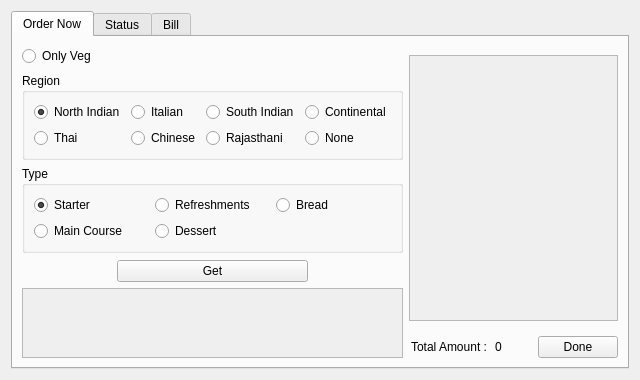
<?xml version="1.0" encoding="UTF-8"?>
<ui version="4.0">
 <class>Form</class>
 <widget class="QWidget" name="Form">
  <property name="geometry">
   <rect>
    <x>0</x>
    <y>0</y>
    <width>640</width>
    <height>360</height>
   </rect>
  </property>
  <property name="windowTitle">
   <string>Form</string>
  </property>
  <layout class="QVBoxLayout" name="verticalLayout">
   <item>
    <widget class="QTabWidget" name="tabWidget">
     <property name="currentIndex">
      <number>0</number>
     </property>
     <widget class="QWidget" name="tab">
      <attribute name="title">
       <string>Order Now</string>
      </attribute>
      <layout class="QHBoxLayout" name="horizontalLayout" stretch="1,1">
       <item>
        <layout class="QVBoxLayout" name="verticalLayout_5" stretch="1,4,1,8,1,8,1,4,1,60">
         <item>
          <spacer name="verticalSpacer_2">
           <property name="orientation">
            <enum>Qt::Vertical</enum>
           </property>
           <property name="sizeHint" stdset="0">
            <size>
             <width>20</width>
             <height>40</height>
            </size>
           </property>
          </spacer>
         </item>
         <item>
          <layout class="QHBoxLayout" name="horizontalLayout_2">
           <item>
            <widget class="QRadioButton" name="rbt_veg">
             <property name="text">
              <string>Only Veg</string>
             </property>
            </widget>
           </item>
           <item>
            <spacer name="horizontalSpacer_5">
             <property name="orientation">
              <enum>Qt::Horizontal</enum>
             </property>
             <property name="sizeHint" stdset="0">
              <size>
               <width>40</width>
               <height>20</height>
              </size>
             </property>
            </spacer>
           </item>
          </layout>
         </item>
         <item>
          <spacer name="verticalSpacer">
           <property name="orientation">
            <enum>Qt::Vertical</enum>
           </property>
           <property name="sizeHint" stdset="0">
            <size>
             <width>20</width>
             <height>40</height>
            </size>
           </property>
          </spacer>
         </item>
         <item>
          <layout class="QHBoxLayout" name="horizontalLayout_4">
           <item>
            <widget class="QGroupBox" name="gp_region">
             <property name="title">
              <string>Region</string>
             </property>
             <layout class="QGridLayout" name="gridLayout">
              <item row="2" column="2">
               <widget class="QRadioButton" name="rbt_rajas">
                <property name="text">
                 <string>Rajasthani</string>
                </property>
               </widget>
              </item>
              <item row="2" column="0">
               <widget class="QRadioButton" name="rbt_thai">
                <property name="text">
                 <string>Thai</string>
                </property>
               </widget>
              </item>
              <item row="0" column="0">
               <widget class="QRadioButton" name="rbt_north_ind">
                <property name="text">
                 <string>North Indian</string>
                </property>
                <property name="checked">
                 <bool>true</bool>
                </property>
               </widget>
              </item>
              <item row="2" column="1">
               <widget class="QRadioButton" name="rbt_china">
                <property name="text">
                 <string>Chinese</string>
                </property>
               </widget>
              </item>
              <item row="0" column="1">
               <widget class="QRadioButton" name="rbt_italian">
                <property name="text">
                 <string>Italian</string>
                </property>
               </widget>
              </item>
              <item row="0" column="2">
               <widget class="QRadioButton" name="rbt_south_ind">
                <property name="text">
                 <string>South Indian</string>
                </property>
               </widget>
              </item>
              <item row="0" column="3">
               <widget class="QRadioButton" name="rbt_conti">
                <property name="text">
                 <string>Continental</string>
                </property>
               </widget>
              </item>
              <item row="2" column="3">
               <widget class="QRadioButton" name="rbt_none">
                <property name="text">
                 <string>None</string>
                </property>
                <property name="checked">
                 <bool>false</bool>
                </property>
               </widget>
              </item>
             </layout>
            </widget>
           </item>
          </layout>
         </item>
         <item>
          <spacer name="verticalSpacer_4">
           <property name="orientation">
            <enum>Qt::Vertical</enum>
           </property>
           <property name="sizeHint" stdset="0">
            <size>
             <width>20</width>
             <height>40</height>
            </size>
           </property>
          </spacer>
         </item>
         <item>
          <layout class="QHBoxLayout" name="horizontalLayout_3">
           <item>
            <widget class="QGroupBox" name="gp_type">
             <property name="title">
              <string>Type</string>
             </property>
             <layout class="QGridLayout" name="gridLayout_2">
              <item row="3" column="0">
               <widget class="QRadioButton" name="rbt_main">
                <property name="text">
                 <string>Main Course</string>
                </property>
               </widget>
              </item>
              <item row="0" column="1">
               <widget class="QRadioButton" name="rbt_refresh">
                <property name="text">
                 <string>Refreshments</string>
                </property>
               </widget>
              </item>
              <item row="3" column="1">
               <widget class="QRadioButton" name="rbt_dessert">
                <property name="text">
                 <string>Dessert</string>
                </property>
               </widget>
              </item>
              <item row="0" column="0">
               <widget class="QRadioButton" name="rbt_starter">
                <property name="text">
                 <string>Starter</string>
                </property>
                <property name="checked">
                 <bool>true</bool>
                </property>
               </widget>
              </item>
              <item row="0" column="2">
               <widget class="QRadioButton" name="rbt_bread">
                <property name="text">
                 <string>Bread</string>
                </property>
               </widget>
              </item>
             </layout>
            </widget>
           </item>
          </layout>
         </item>
         <item>
          <spacer name="verticalSpacer_3">
           <property name="orientation">
            <enum>Qt::Vertical</enum>
           </property>
           <property name="sizeHint" stdset="0">
            <size>
             <width>20</width>
             <height>40</height>
            </size>
           </property>
          </spacer>
         </item>
         <item>
          <layout class="QHBoxLayout" name="horizontalLayout_5" stretch="1,2,1">
           <item>
            <spacer name="horizontalSpacer">
             <property name="orientation">
              <enum>Qt::Horizontal</enum>
             </property>
             <property name="sizeHint" stdset="0">
              <size>
               <width>40</width>
               <height>20</height>
              </size>
             </property>
            </spacer>
           </item>
           <item>
            <widget class="QPushButton" name="bt_get">
             <property name="text">
              <string>Get</string>
             </property>
            </widget>
           </item>
           <item>
            <spacer name="horizontalSpacer_10">
             <property name="orientation">
              <enum>Qt::Horizontal</enum>
             </property>
             <property name="sizeHint" stdset="0">
              <size>
               <width>40</width>
               <height>20</height>
              </size>
             </property>
            </spacer>
           </item>
          </layout>
         </item>
         <item>
          <spacer name="verticalSpacer_5">
           <property name="orientation">
            <enum>Qt::Vertical</enum>
           </property>
           <property name="sizeHint" stdset="0">
            <size>
             <width>20</width>
             <height>40</height>
            </size>
           </property>
          </spacer>
         </item>
         <item>
          <widget class="QScrollArea" name="scrollarea1">
           <property name="widgetResizable">
            <bool>true</bool>
           </property>
           <widget class="QWidget" name="ScrollLay">
            <property name="geometry">
             <rect>
              <x>0</x>
              <y>0</y>
              <width>299</width>
              <height>104</height>
             </rect>
            </property>
            <layout class="QVBoxLayout" name="scroll_choose"/>
           </widget>
          </widget>
         </item>
        </layout>
       </item>
       <item>
        <layout class="QVBoxLayout" name="verticalLayout_3" stretch="1,30,1,4">
         <item>
          <spacer name="verticalSpacer_7">
           <property name="orientation">
            <enum>Qt::Vertical</enum>
           </property>
           <property name="sizeHint" stdset="0">
            <size>
             <width>20</width>
             <height>40</height>
            </size>
           </property>
          </spacer>
         </item>
         <item>
          <widget class="QScrollArea" name="scrollarea2">
           <property name="widgetResizable">
            <bool>true</bool>
           </property>
           <widget class="QWidget" name="scroll_lay2">
            <property name="geometry">
             <rect>
              <x>0</x>
              <y>0</y>
              <width>299</width>
              <height>247</height>
             </rect>
            </property>
            <layout class="QVBoxLayout" name="scroll_select"/>
           </widget>
          </widget>
         </item>
         <item>
          <spacer name="verticalSpacer_6">
           <property name="orientation">
            <enum>Qt::Vertical</enum>
           </property>
           <property name="sizeHint" stdset="0">
            <size>
             <width>20</width>
             <height>40</height>
            </size>
           </property>
          </spacer>
         </item>
         <item>
          <layout class="QHBoxLayout" name="horizontalLayout_6" stretch="1,5,1,4,15,10">
           <item>
            <spacer name="horizontalSpacer_3">
             <property name="orientation">
              <enum>Qt::Horizontal</enum>
             </property>
             <property name="sizeHint" stdset="0">
              <size>
               <width>40</width>
               <height>20</height>
              </size>
             </property>
            </spacer>
           </item>
           <item>
            <widget class="QLabel" name="label">
             <property name="text">
              <string>Total Amount :</string>
             </property>
            </widget>
           </item>
           <item>
            <spacer name="horizontalSpacer_4">
             <property name="orientation">
              <enum>Qt::Horizontal</enum>
             </property>
             <property name="sizeHint" stdset="0">
              <size>
               <width>40</width>
               <height>20</height>
              </size>
             </property>
            </spacer>
           </item>
           <item>
            <widget class="QLabel" name="lb_amount">
             <property name="text">
              <string>0</string>
             </property>
            </widget>
           </item>
           <item>
            <spacer name="horizontalSpacer_2">
             <property name="orientation">
              <enum>Qt::Horizontal</enum>
             </property>
             <property name="sizeHint" stdset="0">
              <size>
               <width>40</width>
               <height>20</height>
              </size>
             </property>
            </spacer>
           </item>
           <item>
            <widget class="QPushButton" name="bt_done">
             <property name="text">
              <string>Done</string>
             </property>
            </widget>
           </item>
          </layout>
         </item>
        </layout>
       </item>
      </layout>
     </widget>
     <widget class="QWidget" name="tab_2">
      <attribute name="title">
       <string>Status</string>
      </attribute>
      <layout class="QVBoxLayout" name="verticalLayout_2" stretch="4,4,30">
       <item>
        <layout class="QHBoxLayout" name="horizontalLayout_7">
         <item>
          <spacer name="horizontalSpacer_6">
           <property name="orientation">
            <enum>Qt::Horizontal</enum>
           </property>
           <property name="sizeHint" stdset="0">
            <size>
             <width>40</width>
             <height>20</height>
            </size>
           </property>
          </spacer>
         </item>
         <item>
          <widget class="QPushButton" name="bt_refresh_status">
           <property name="text">
            <string>Refresh</string>
           </property>
          </widget>
         </item>
        </layout>
       </item>
       <item>
        <layout class="QHBoxLayout" name="horizontalLayout_10" stretch="5,5,5,5,10,11">
         <item>
          <widget class="QLabel" name="lb_food_name">
           <property name="text">
            <string>Name</string>
           </property>
          </widget>
         </item>
         <item>
          <widget class="QLabel" name="label_4">
           <property name="text">
            <string>Quantity</string>
           </property>
          </widget>
         </item>
         <item>
          <widget class="QLabel" name="label_3">
           <property name="text">
            <string>Preparing</string>
           </property>
          </widget>
         </item>
         <item>
          <widget class="QLabel" name="label_2">
           <property name="text">
            <string>Prepared</string>
           </property>
          </widget>
         </item>
         <item>
          <spacer name="horizontalSpacer_9">
           <property name="orientation">
            <enum>Qt::Horizontal</enum>
           </property>
           <property name="sizeHint" stdset="0">
            <size>
             <width>40</width>
             <height>20</height>
            </size>
           </property>
          </spacer>
         </item>
         <item>
          <widget class="QLabel" name="label_5">
           <property name="text">
            <string>Remove Added</string>
           </property>
           <property name="alignment">
            <set>Qt::AlignCenter</set>
           </property>
          </widget>
         </item>
        </layout>
       </item>
       <item>
        <widget class="QScrollArea" name="scrollArea">
         <property name="widgetResizable">
          <bool>true</bool>
         </property>
         <widget class="QWidget" name="scrollAreaWidgetContents">
          <property name="geometry">
           <rect>
            <x>0</x>
            <y>0</y>
            <width>98</width>
            <height>28</height>
           </rect>
          </property>
          <layout class="QVBoxLayout" name="scroll_status"/>
         </widget>
        </widget>
       </item>
      </layout>
     </widget>
     <widget class="QWidget" name="tab_3">
      <attribute name="title">
       <string>Bill</string>
      </attribute>
      <layout class="QVBoxLayout" name="verticalLayout_4" stretch="4,30,4">
       <item>
        <layout class="QHBoxLayout" name="horizontalLayout_9">
         <item>
          <spacer name="horizontalSpacer_8">
           <property name="orientation">
            <enum>Qt::Horizontal</enum>
           </property>
           <property name="sizeHint" stdset="0">
            <size>
             <width>40</width>
             <height>20</height>
            </size>
           </property>
          </spacer>
         </item>
         <item>
          <widget class="QPushButton" name="bt_refresh_bill">
           <property name="text">
            <string>Refresh</string>
           </property>
          </widget>
         </item>
        </layout>
       </item>
       <item>
        <widget class="QTextBrowser" name="tb_bill">
         <property name="html">
          <string>&lt;!DOCTYPE HTML PUBLIC &quot;-//W3C//DTD HTML 4.0//EN&quot; &quot;http://www.w3.org/TR/REC-html40/strict.dtd&quot;&gt;
&lt;html&gt;&lt;head&gt;&lt;meta name=&quot;qrichtext&quot; content=&quot;1&quot; /&gt;&lt;style type=&quot;text/css&quot;&gt;
p, li { white-space: pre-wrap; }
&lt;/style&gt;&lt;/head&gt;&lt;body style=&quot; font-family:'MS Shell Dlg 2'; font-size:8pt; font-weight:400; font-style:normal;&quot;&gt;
&lt;p style=&quot;-qt-paragraph-type:empty; margin-top:0px; margin-bottom:0px; margin-left:0px; margin-right:0px; -qt-block-indent:0; text-indent:0px;&quot;&gt;&lt;br /&gt;&lt;/p&gt;&lt;/body&gt;&lt;/html&gt;</string>
         </property>
        </widget>
       </item>
       <item>
        <layout class="QHBoxLayout" name="horizontalLayout_8">
         <item>
          <spacer name="horizontalSpacer_7">
           <property name="orientation">
            <enum>Qt::Horizontal</enum>
           </property>
           <property name="sizeHint" stdset="0">
            <size>
             <width>40</width>
             <height>20</height>
            </size>
           </property>
          </spacer>
         </item>
         <item>
          <widget class="QPushButton" name="bt_checkout">
           <property name="text">
            <string>Checkout</string>
           </property>
          </widget>
         </item>
        </layout>
       </item>
      </layout>
     </widget>
    </widget>
   </item>
  </layout>
 </widget>
 <resources/>
 <connections/>
</ui>
